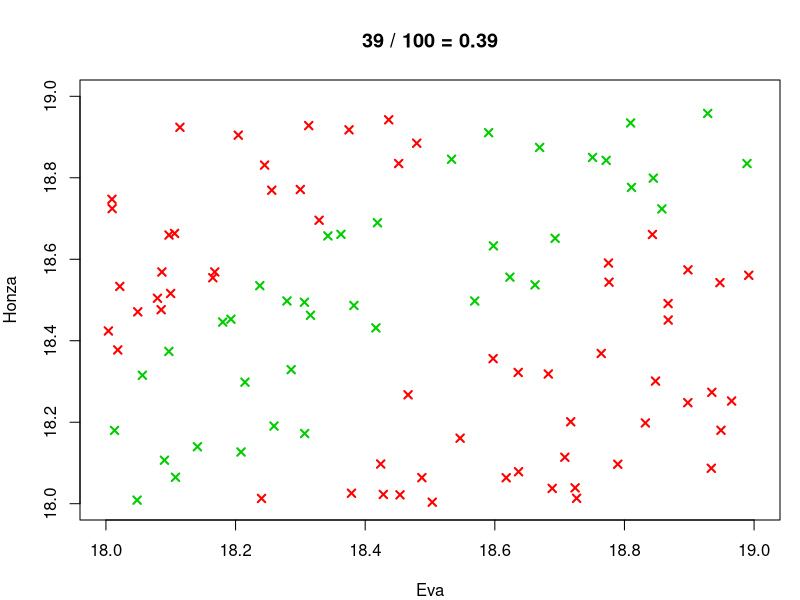

The R script that drew this image:
# Priklad 10

n <- 100

# nastaveni grafickych parametru, vice viz "?par"
par (mfrow = c(1,1), mar = c (4,4,4,1))
# prikazem "plot" s parametrem type="n" prichystame prazdny souradnicovy system 
plot (c(18,19), c(18,19), type = "n", xlab = "Eva", ylab = "Honza")

# funkce "runif" generuje vektor (delky n) nahodnych cisel nezavisle generovanych v zadanem intervalu 
E <- runif (n, 18, 19)
H <- runif (n, 18, 19)

# funkce "cbind" vytvari matici z vektoru (matic) tak, ze je umisti jako sloupce vedle sebe
# funkce "data.frame" vytvari datovou tabulku
# v datove tabulce sloupce odpovidaji jednotlivym promennych, radky odpovidaji jednotlivym merenim (opakovanim pokusu)
V <- data.frame (cbind (E, H))
# logicka formule
V$ok <- (V$E - 1/6 <= V$H) & (V$H <= V$E + 1/3)
V$color <- ifelse (V$ok, "#00cc00", "#ff0000")
V$symbol <- ifelse (V$ok, 4, 4)

# prikaz "points" vykresluje body, jejich souradnice jsou zadany vektory jako prvni dva argumenty
# parametr col nastavuje barvu, parametr pch kreslici symbol, lwd tloustku car
points (V$E, V$H, col = V$color, pch = V$symbol, lwd = 2)
# spocitame a do obrazku vypiseme relativni cetnost
nA <- sum (V$ok)
fA <- nA / n
title (main = paste (nA, "/", n, "=", fA))